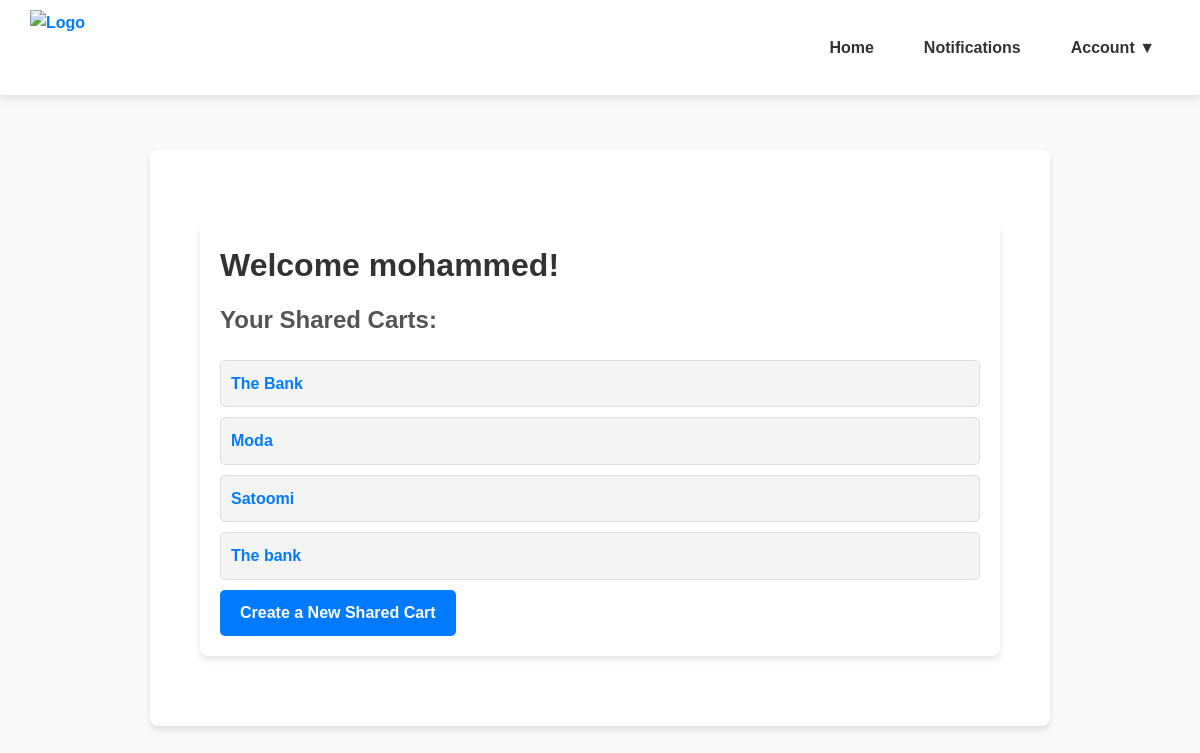
The app's page / (signed in), older data.
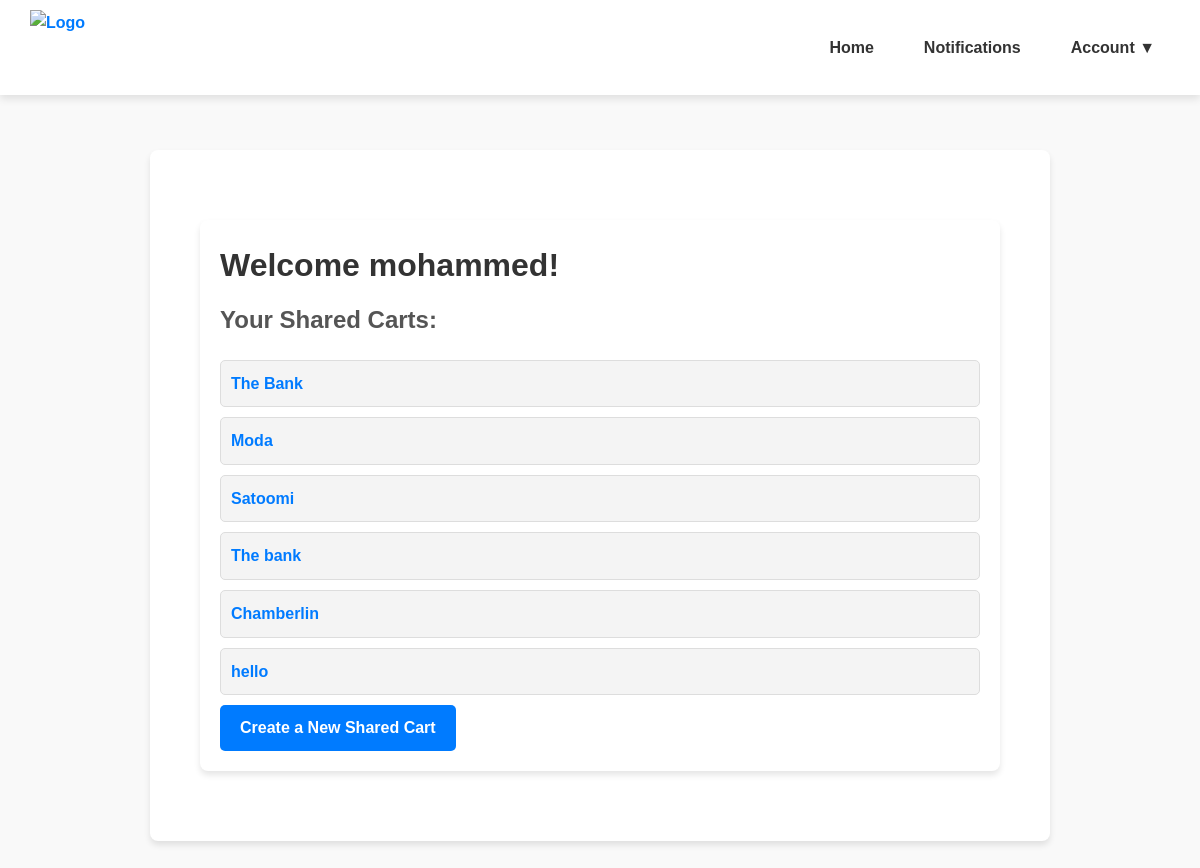
The same page, newer data.
### main/models.py (models this page shows, shortened)
class SharedCart(models.Model):
    name = models.CharField(max_length=100)
    users = models.ManyToManyField(User, related_name='shared_carts')

### main/views.py (the view)
# urls.py: 2. Add a URL to urlpatterns:  path('', views.home, name='home')
@login_required
def home(request):
    shared_carts = request.user.shared_carts.all()
    context = {
        'shared_carts': shared_carts,
    }
    return render(request, 'home.html', context)

### templates/home.html (shortened to what this page needs)
{% extends 'base.html' %}
{% block content %}
<div class="container">
    <h1>Welcome {{ user.username }}!</h1>
    <h2>Your Shared Carts:</h2>
    {% if shared_carts %}
        <ul>
            {% for cart in shared_carts %}
                <li>
                    <a href="{% url 'shared_cart' cart.id %}">{{ cart.name }}</a>
                </li>
            {% endfor %}
        </ul>
    {% else %}
        <p>You are not part of any shared carts.</p>
    {% endif %}
    <a href="{% url 'create_cart' %}" class="btn-create">Create a New Shared Cart</a>
</div>
{% endblock %}

Row changes from the older to the newer data that the page shows:
added SharedCart: name "Chamberlin"
added SharedCart: name "hello"
